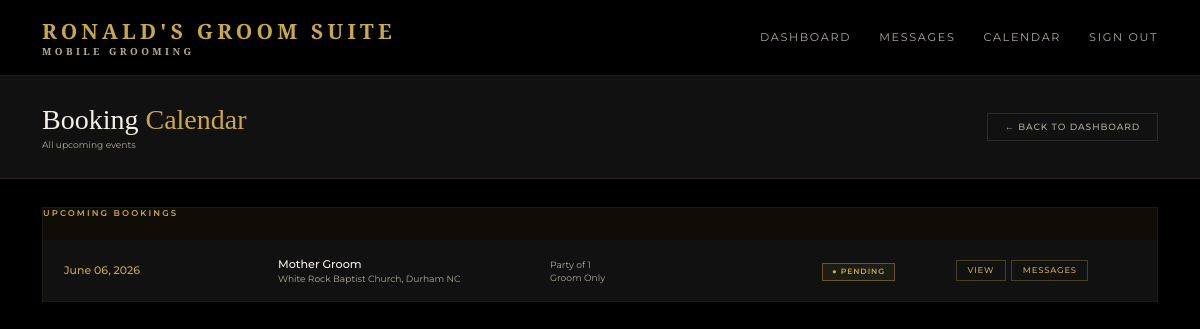
Before: /admin/calendar (signed in) with the older database file.
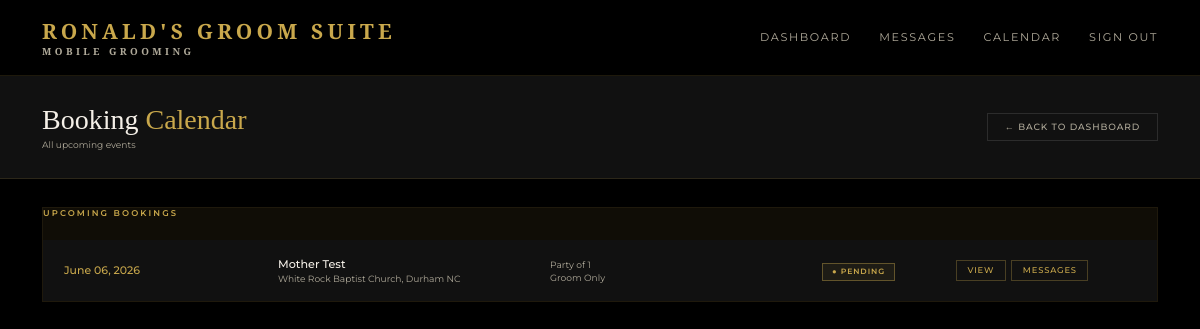
After: the same page with the newer database file.
### models.py (models this page shows)
class Booking(db.Model):
    id = db.Column(db.Integer, primary_key=True)
    wedding_date = db.Column(db.String(50), nullable=False)
    venue = db.Column(db.String(200), nullable=False)
    start_time = db.Column(db.String(20))
    party_size = db.Column(db.Integer, default=1)
    package = db.Column(db.String(100))
    addons = db.Column(db.String(200))
    notes = db.Column(db.Text)
    status = db.Column(db.String(20), default='pending')
    created_at = db.Column(db.DateTime, default=datetime.utcnow)
    user_id = db.Column(db.Integer, db.ForeignKey('user.id'), nullable=False)
    party_members = db.relationship('PartyMember', backref='booking', lazy=True)
    messages = db.relationship('Message', backref='booking_messages', lazy=True, foreign_keys='Message.booking_id')

class User(UserMixin, db.Model):
    id = db.Column(db.Integer, primary_key=True)
    name = db.Column(db.String(100), nullable=False)
    email = db.Column(db.String(120), unique=True, nullable=False)
    password = db.Column(db.String(200), nullable=False)
    role = db.Column(db.String(20), default='client')
    phone = db.Column(db.String(20))
    password_changed = db.Column(db.Boolean, default=False)
    bookings = db.relationship('Booking', backref='client', lazy=True)

### routes.py (the view)
    @app.route('/admin/calendar')
    @login_required
    @admin_required
    def admin_calendar():
        bookings = Booking.query.order_by(Booking.wedding_date).all()
        from collections import Counter
        date_counts = Counter(b.wedding_date for b in bookings)
        conflict_dates = {date for date, count in date_counts.items() if count > 1}
        return render_template('admin/calendar.html', bookings=bookings, conflict_dates=conflict_dates)

### app.py (called while the page is built)
@app.template_filter('format_date')
def format_date(value):
    try:
        return datetime.strptime(value, '%Y-%m-%d').strftime('%B %d, %Y')
    except:
        return value

### routes.py (called while the page is built)
def admin_required(f):
    @wraps(f)
    def decorated_function(*args, **kwargs):
        if not current_user.is_authenticated or current_user.role != 'admin':
            return redirect(url_for('index'))
        return f(*args, **kwargs)
    return decorated_function

### templates/admin/calendar.html (shortened to what this page needs)
{% extends 'base.html' %}
{% block content %}
<div class="admin-header">
  <div>
    <h1 class="admin-title">Booking <span>Calendar</span></h1>
    <p class="admin-meta">All upcoming events</p>
  </div>
  <a href="{{ url_for('admin_dashboard') }}" class="btn-ghost">← Back to Dashboard</a>
</div>
<div class="calendar-wrapper">
  <div class="calendar-events">
    <div class="table-title" style="margin-bottom:1.5rem;">Upcoming Bookings</div>
    {% if bookings %}
      {% for booking in bookings %}
      <div class="calendar-event-row {% if booking.wedding_date in conflict_dates %}conflict-row{% endif %}">
        <div class="cal-date-block">
          <div class="cal-date-day">{{ booking.wedding_date | format_date }}</div>
        </div>
        <div class="cal-event-info">
          <div class="client-name">{{ booking.client.name }}</div>
          <div class="client-email">{{ booking.venue }}</div>
        </div>
        <div class="cal-event-meta">
          <div class="client-email">Party of {{ booking.party_size }}</div>
          <div class="client-email">{{ booking.package or 'TBD' }}</div>
        </div>
        <div>
          <span class="badge badge-{{ booking.status }}">● {{ booking.status|capitalize }}</span>
        </div>
        <div class="action-btns">
          <a href="{{ url_for('booking_detail', id=booking.id) }}" class="action-btn action-view">View</a>
          <a href="{{ url_for('admin_messages', id=booking.id) }}" class="action-btn action-view">
            Messages
            {% set unread = booking.messages | selectattr('read', 'equalto', False) | selectattr('sender_id', 'ne', current_user.id) | list | length %}
          </a>
        </div>
      </div>
      {% endfor %}
    {% else %}
      <div class="empty-state">
        <p>No bookings yet.</p>
      </div>
    {% endif %}
  </div>
</div>
{% endblock %}

Changed rows visible on the page:
changed Booking "White Rock Baptist Church, Durham NC": client.name "Mother Groom" → "Mother Test"
